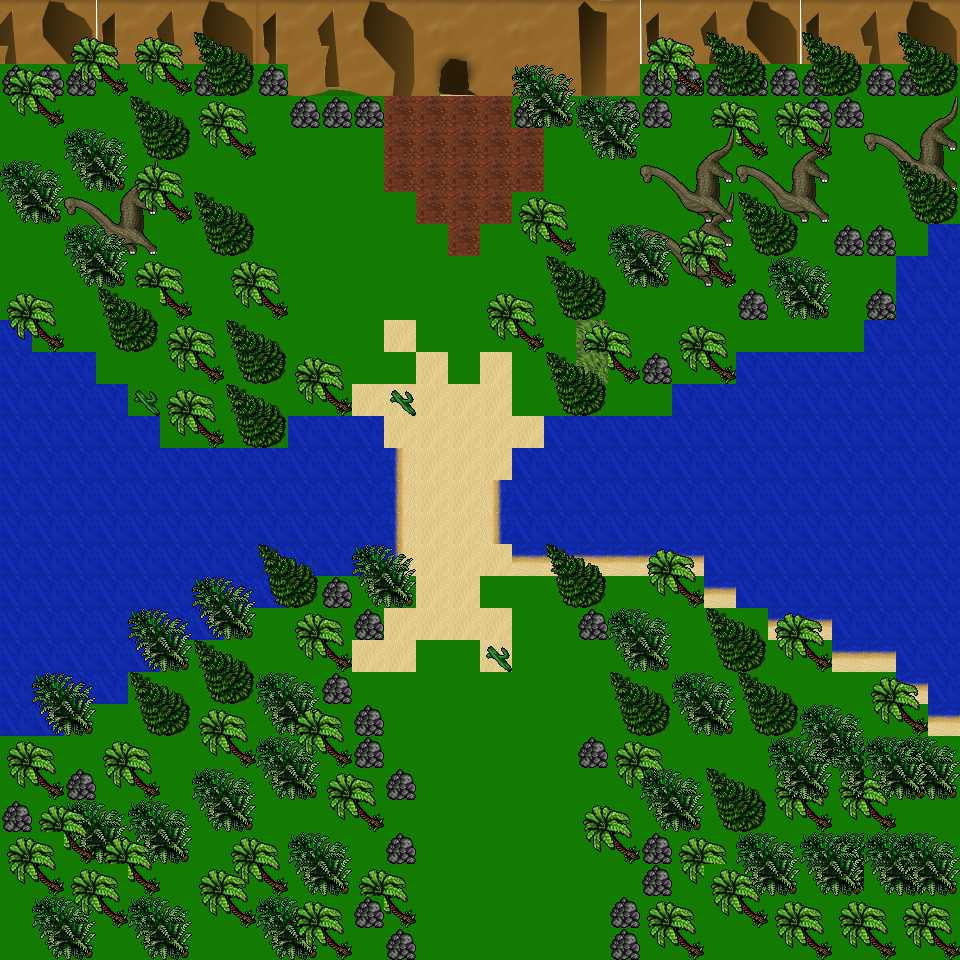

Rendered tile map (Tiled .tmx) drawn with the repository's tilesets; below, a short description and the map source with its tile grids summarised:
An orthogonal 30x30 tile map with 32x32 px tiles, 4 tile layers (Camada de Tiles 1, chao, Montanha, Arvores), 7 tilesets.

<map version="1.0" orientation="orthogonal" width="30" height="30" tilewidth="32" tileheight="32">
 <tileset firstgid="1" name="caverna notebook" tilewidth="32" tileheight="32">
  <image source="caverna notebook.jpg" trans="ff00ff" width="400" height="200" />
 </tileset>
 <tileset firstgid="73" name="gramato" tilewidth="32" tileheight="32">
  <image source="gramato.png" trans="ff00ff" width="32" height="32" />
 </tileset>
 <tileset firstgid="74" name="montanha" tilewidth="32" tileheight="32">
  <image source="montanha.png" trans="ff00ff" width="176" height="103" />
 </tileset>
 <tileset firstgid="89" name="montanha2" tilewidth="32" tileheight="32">
  <image source="montanha2.png" trans="ff00ff" width="181" height="104" />
 </tileset>
 <tileset firstgid="104" name="TIBIA" tilewidth="32" tileheight="32">
  <image source="TIBIA.PNG" trans="ff00ff" width="256" height="1056" />
 </tileset>
 <tileset firstgid="368" name="pescoçao" tilewidth="32" tileheight="32">
  <image source="pescocao.png" trans="ff00ff" width="96" height="96" />
 </tileset>
 <tileset firstgid="377" name="isso_d11" tilewidth="32" tileheight="32">
  <image source="isso_d11.png" trans="ff00ff" width="96" height="96" />
 </tileset>
 <layer name="Camada de Tiles 1" width="30" height="30">
  <data>[900 cells, 57 non-empty, 57 distinct tile ids]</data>
 </layer>
 <layer name="chao" width="30" height="30">
  <data>[900 cells, 900 non-empty, 7 distinct tile ids]</data>
 </layer>
 <layer name="Montanha" width="30" height="30">
  <data>[900 cells, 262 non-empty, 69 distinct tile ids]</data>
 </layer>
 <layer name="Arvores" width="30" height="30">
  <data>[900 cells, 326 non-empty, 24 distinct tile ids]</data>
 </layer>
</map>
